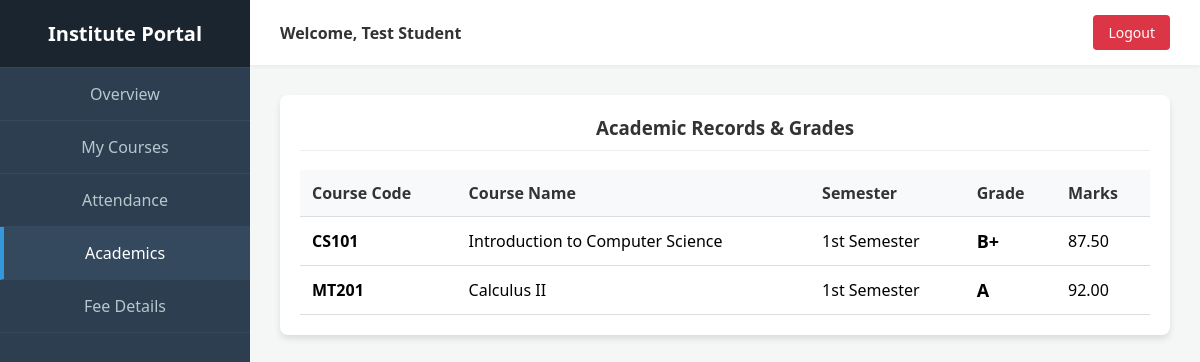
The page /student/dashboard/academics/ on the database as committed earlier.
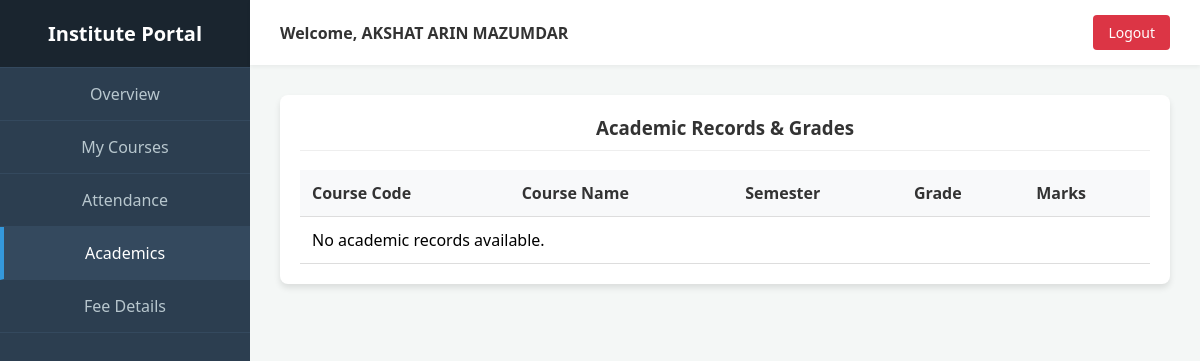
The same page on the database as committed later.
### backend/student/models.py (models this page shows, shortened)
class StudentProfile(models.Model):
    user = models.OneToOneField(User, on_delete=models.CASCADE, related_name='student_profile')
    enrollment_number = models.CharField(max_length=50, unique=True)
    batch_year = models.IntegerField()
    contact_number = models.CharField(max_length=20, null=True, blank=True)
    address = models.TextField(null=True, blank=True)
    date_of_birth = models.DateField(null=True, blank=True)

class AcademicRecord(models.Model):
    student = models.ForeignKey(StudentProfile, on_delete=models.CASCADE, related_name='academic_records')
    course = models.ForeignKey(Course, on_delete=models.CASCADE)
    semester = models.CharField(max_length=50, choices=SEMESTER_CHOICES)
    grade = models.CharField(max_length=5)
    marks = models.DecimalField(max_digits=5, decimal_places=2, null=True, blank=True)

class Course(models.Model):
    name = models.CharField(max_length=200)
    code = models.CharField(max_length=50, unique=True)
    description = models.TextField(null=True, blank=True)
    credits = models.IntegerField(default=3)

### authentication/models.py (models this page shows, shortened)
class User(models.Model):
    ROLE_CHOICES = [
        ('student','Student'),
        ('faculty','Faculty'),
        ('admin','Admin')
    ]
    name = models.CharField(max_length=100)
    email = models.EmailField(unique=True)
    role = models.CharField(max_length=10, choices=ROLE_CHOICES)
    password = models.CharField(max_length=100, default="ADMIN")

### backend/student/views.py (the view)
# urls.py: path('dashboard/academics/', views.student_academics, name='student_academics'),
def student_academics(request):
    profile = get_student_profile(request)
    records = AcademicRecord.objects.filter(student=profile)
    return render(request, "dashboards/student/academics.html", {'profile': profile, 'records': records})

### backend/student/views.py (called while the page is built)
def get_student_profile(request):
    student_email = request.session.get('student_email')
    if student_email:
        return StudentProfile.objects.filter(user__email=student_email).first()
    return StudentProfile.objects.first() # Fallback for demo

### templates/dashboards/student/academics.html (shortened to what this page needs)
{% extends 'dashboards/student/base.html' %}
{% block content %}
<div class="card">
    <h3>Academic Records & Grades</h3>
    <table>
        <thead>
            <tr>
                <th>Course Code</th>
                <th>Course Name</th>
                <th>Semester</th>
                <th>Grade</th>
                <th>Marks</th>
            </tr>
        </thead>
        <tbody>
            {% for record in records %}
            <tr>
                <td><strong>{{ record.course.code }}</strong></td>
                <td>{{ record.course.name }}</td>
                <td>{{ record.semester }}</td>
                <td style="font-size: 18px;"><strong>{{ record.grade }}</strong></td>
                <td>{{ record.marks|default:"-" }}</td>
            </tr>
            {% empty %}
            <tr><td colspan="5">No academic records available.</td></tr>
            {% endfor %}
        </tbody>
    </table>
</div>
{% endblock %}

### templates/dashboards/student/base.html (shortened to what this page needs)
<!DOCTYPE html>
<html lang="en">
<head>
    <link rel="stylesheet" href="/static/css/style.css">
</head>
<body>
    <div class="sidebar">
        <div class="sidebar-header">
            <h2>Institute Portal</h2>
        </div>
        <div class="nav-links">
            <a href="/student/dashboard/" class="nav-item {% if request.path == '/student/dashboard/' %}active{% endif %}">Overview</a>
            <a href="/student/dashboard/courses/" class="nav-item {% if '/courses/' in request.path %}active{% endif %}">My Courses</a>
            <a href="/student/dashboard/attendance/" class="nav-item {% if '/attendance/' in request.path %}active{% endif %}">Attendance</a>
            <a href="/student/dashboard/academics/" class="nav-item {% if '/academics/' in request.path %}active{% endif %}">Academics</a>
            <a href="/student/dashboard/fees/" class="nav-item {% if '/fees/' in request.path %}active{% endif %}">Fee Details</a>
        </div>
    </div>
    <div class="main-content">
        <div class="topbar">
            <div class="user-info">
                Welcome, {{ profile.user.name|default:"Student" }}
            </div>
            <a href="/auth/" class="btn-logout">Logout</a>
        </div>
        <div class="content-area">
            {% block content %}{% endblock %}
        </div>
    </div>
</body>
</html>

Rows that differ between the two databases and show on the page:
removed StudentProfile: user.name "Test Student"
removed AcademicRecord: course.code "CS101", course.name "Introduction to Computer Science", semester "1st Semester", grade "B+", marks "87.50"
removed AcademicRecord: course.code "MT201", course.name "Calculus II", semester "1st Semester", grade "A", marks "92.00"
added StudentProfile: user.name "AKSHAT ARIN MAZUMDAR"
Other text that changed with them:
text now shown: "No academic records available."
